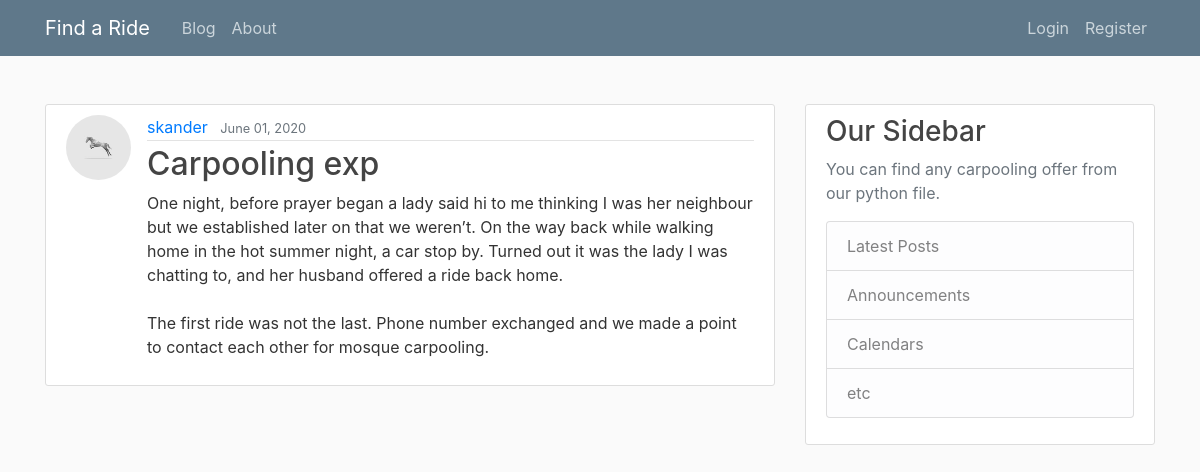
Screenshot of /post/32/ with the database file from the repository.
### blog/models.py (models this page shows, shortened)
class Post(models.Model):
    title = models.CharField(max_length=100)
    content = models.TextField()
    date_posted = models.DateTimeField(default=timezone.now)
    author = models.ForeignKey(User, on_delete=models.CASCADE)

### users/models.py (models this page shows, shortened)
class Profile(models.Model):
    user = models.OneToOneField(User, on_delete=models.CASCADE)
    image = models.ImageField(default='default.jpg', upload_to='profile_pics')

### blog/views.py (the view)
# urls.py: path('post/<int:pk>/', PostDetailView.as_view(), name='post-detail'),
class PostDetailView(DetailView):
    model = Post

### blog/templates/blog/post_detail.html (shortened to what this page needs)
{% extends "blog/base.html" %}
{% block content %}
  <article class="media content-section">
    <img class="rounded-circle article-img" src="{{ object.author.profile.image.url }}">
    <div class="media-body">
      <div class="article-metadata">
        <a class="mr-2" href="{% url 'user-posts' object.author.username %}">{{ object.author }}</a>
        <small class="text-muted">{{ object.date_posted|date:"F d, Y" }}</small>
      </div>
      <h2 class="article-title">{{ object.title }}</h2>
      <p class="article-content">{{ object.content }}</p>
    </div>
  </article>
{% endblock content %}

### blog/static/blog/main.css (style rules this page uses)
body { background: #fafafa; color: #333333; margin-top: 5rem; }
h1, h2, h3, h4, h5, h6 { color: #444444; }
.content-section { background: #ffffff; padding: 10px 20px; border: 1px solid #dddddd; border-radius: 3px; margin-bottom: 20px; }
.article-title { color: #444444; }
.article-content { white-space: pre-line; }
.article-img { height: 65px; width: 65px; margin-right: 16px; }
.article-metadata { padding-bottom: 1px; margin-bottom: 4px; border-bottom: 1px solid #e3e3e3 }

### rows the page displays
Post: author.profile.image (picture), author "skander", date_posted "June 01, 2020", title "Carpooling exp", content "One night, before prayer began a lady said hi to me thinking I was her neighbour but we established later on that we weren’t. On the way back while walking home in the hot summer night, a car stop by. Turned out it was the lady I was chatting to, and her husband offered a ride back home. The first ride was not the last. Phone number exchanged and we made a point to contact each other for mosque carpooling."
